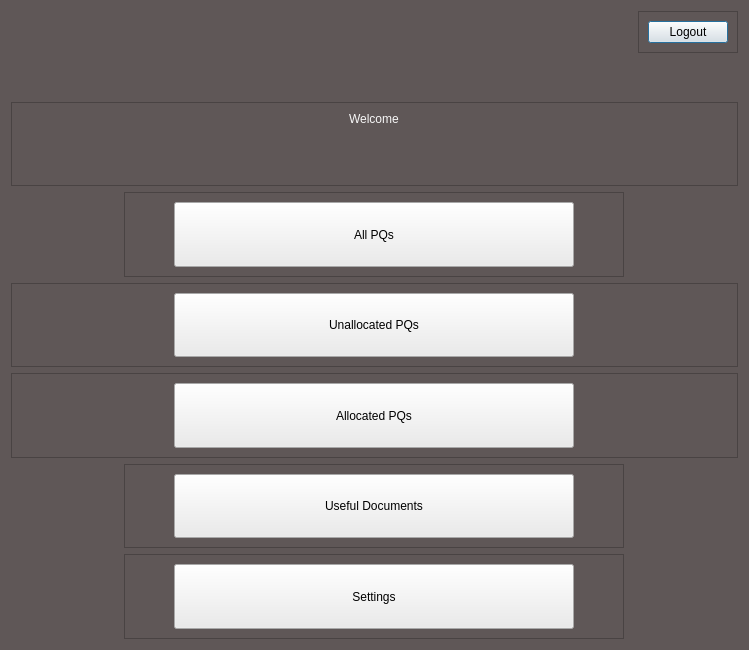
<?xml version="1.0" encoding="UTF-8"?>
<ui version="4.0">
 <class>button_login</class>
 <widget class="QDialog" name="button_login">
  <property name="geometry">
   <rect>
    <x>0</x>
    <y>0</y>
    <width>749</width>
    <height>650</height>
   </rect>
  </property>
  <property name="windowTitle">
   <string>Dialog</string>
  </property>
  <property name="styleSheet">
   <string notr="true">background-color: rgb(95, 87, 87);
font: 11pt &quot;MS Shell Dlg 2&quot;;</string>
  </property>
  <layout class="QVBoxLayout" name="verticalLayout">
   <item alignment="Qt::AlignRight|Qt::AlignTop">
    <widget class="QFrame" name="frame_7">
     <property name="frameShape">
      <enum>QFrame::StyledPanel</enum>
     </property>
     <property name="frameShadow">
      <enum>QFrame::Raised</enum>
     </property>
     <layout class="QVBoxLayout" name="verticalLayout_2">
      <item>
       <widget class="QPushButton" name="home_screen_logout_push_button">
        <property name="styleSheet">
         <string notr="true">background-color: rgb(235, 235, 235);
font: 12pt &quot;MS Shell Dlg 2&quot;;
color: rgb(0, 0, 0);</string>
        </property>
        <property name="text">
         <string>Logout</string>
        </property>
       </widget>
      </item>
     </layout>
    </widget>
   </item>
   <item>
    <widget class="QFrame" name="frame">
     <property name="minimumSize">
      <size>
       <width>161</width>
       <height>0</height>
      </size>
     </property>
     <property name="frameShape">
      <enum>QFrame::StyledPanel</enum>
     </property>
     <property name="frameShadow">
      <enum>QFrame::Raised</enum>
     </property>
     <layout class="QVBoxLayout" name="verticalLayout_3">
      <item alignment="Qt::AlignHCenter|Qt::AlignTop">
       <widget class="QLabel" name="home_screen_welcome_label">
        <property name="styleSheet">
         <string notr="true">color: rgb(247, 247, 247); 
font: 26pt &quot;MS Shell Dlg 2&quot;;</string>
        </property>
        <property name="text">
         <string>Welcome</string>
        </property>
       </widget>
      </item>
     </layout>
    </widget>
   </item>
   <item alignment="Qt::AlignHCenter">
    <widget class="QFrame" name="frame_2">
     <property name="minimumSize">
      <size>
       <width>500</width>
       <height>0</height>
      </size>
     </property>
     <property name="maximumSize">
      <size>
       <width>16777215</width>
       <height>16777215</height>
      </size>
     </property>
     <property name="frameShape">
      <enum>QFrame::StyledPanel</enum>
     </property>
     <property name="frameShadow">
      <enum>QFrame::Raised</enum>
     </property>
     <layout class="QVBoxLayout" name="verticalLayout_4">
      <item alignment="Qt::AlignHCenter">
       <widget class="QPushButton" name="home_screen_all_pqs_push_button">
        <property name="minimumSize">
         <size>
          <width>400</width>
          <height>0</height>
         </size>
        </property>
        <property name="maximumSize">
         <size>
          <width>400</width>
          <height>200</height>
         </size>
        </property>
        <property name="styleSheet">
         <string notr="true">background-color: rgb(235, 235, 235);
font: 16pt &quot;MS Shell Dlg 2&quot;;
color: rgb(0, 0, 0);</string>
        </property>
        <property name="text">
         <string>All PQs</string>
        </property>
       </widget>
      </item>
     </layout>
    </widget>
   </item>
   <item>
    <widget class="QFrame" name="frame_3">
     <property name="minimumSize">
      <size>
       <width>500</width>
       <height>0</height>
      </size>
     </property>
     <property name="frameShape">
      <enum>QFrame::StyledPanel</enum>
     </property>
     <property name="frameShadow">
      <enum>QFrame::Raised</enum>
     </property>
     <layout class="QVBoxLayout" name="verticalLayout_5">
      <item alignment="Qt::AlignHCenter">
       <widget class="QPushButton" name="home_screen_unallocated_pqs_push_button">
        <property name="minimumSize">
         <size>
          <width>400</width>
          <height>0</height>
         </size>
        </property>
        <property name="maximumSize">
         <size>
          <width>400</width>
          <height>200</height>
         </size>
        </property>
        <property name="styleSheet">
         <string notr="true">background-color: rgb(235, 235, 235);
font: 16pt &quot;MS Shell Dlg 2&quot;;
color: rgb(0, 0, 0);</string>
        </property>
        <property name="text">
         <string>Unallocated PQs</string>
        </property>
       </widget>
      </item>
     </layout>
    </widget>
   </item>
   <item>
    <widget class="QFrame" name="frame_4">
     <property name="minimumSize">
      <size>
       <width>500</width>
       <height>0</height>
      </size>
     </property>
     <property name="frameShape">
      <enum>QFrame::StyledPanel</enum>
     </property>
     <property name="frameShadow">
      <enum>QFrame::Raised</enum>
     </property>
     <layout class="QVBoxLayout" name="verticalLayout_6">
      <item alignment="Qt::AlignHCenter">
       <widget class="QPushButton" name="home_screen_allocated_pqs_push_button">
        <property name="minimumSize">
         <size>
          <width>400</width>
          <height>0</height>
         </size>
        </property>
        <property name="maximumSize">
         <size>
          <width>400</width>
          <height>200</height>
         </size>
        </property>
        <property name="styleSheet">
         <string notr="true">background-color: rgb(235, 235, 235);
font: 16pt &quot;MS Shell Dlg 2&quot;;
color: rgb(0, 0, 0);</string>
        </property>
        <property name="text">
         <string>Allocated PQs</string>
        </property>
       </widget>
      </item>
     </layout>
    </widget>
   </item>
   <item alignment="Qt::AlignHCenter">
    <widget class="QFrame" name="frame_5">
     <property name="minimumSize">
      <size>
       <width>500</width>
       <height>0</height>
      </size>
     </property>
     <property name="frameShape">
      <enum>QFrame::StyledPanel</enum>
     </property>
     <property name="frameShadow">
      <enum>QFrame::Raised</enum>
     </property>
     <layout class="QVBoxLayout" name="verticalLayout_7">
      <item alignment="Qt::AlignHCenter">
       <widget class="QPushButton" name="home_screen_useful_documents_push_button">
        <property name="minimumSize">
         <size>
          <width>400</width>
          <height>0</height>
         </size>
        </property>
        <property name="maximumSize">
         <size>
          <width>400</width>
          <height>200</height>
         </size>
        </property>
        <property name="styleSheet">
         <string notr="true">background-color: rgb(235, 235, 235);
font: 16pt &quot;MS Shell Dlg 2&quot;;
color: rgb(0, 0, 0);</string>
        </property>
        <property name="text">
         <string>Useful Documents</string>
        </property>
       </widget>
      </item>
     </layout>
    </widget>
   </item>
   <item alignment="Qt::AlignHCenter">
    <widget class="QFrame" name="frame_6">
     <property name="minimumSize">
      <size>
       <width>500</width>
       <height>0</height>
      </size>
     </property>
     <property name="frameShape">
      <enum>QFrame::StyledPanel</enum>
     </property>
     <property name="frameShadow">
      <enum>QFrame::Raised</enum>
     </property>
     <layout class="QVBoxLayout" name="verticalLayout_8">
      <item alignment="Qt::AlignHCenter">
       <widget class="QPushButton" name="home_screen_settings_push_button">
        <property name="minimumSize">
         <size>
          <width>400</width>
          <height>0</height>
         </size>
        </property>
        <property name="maximumSize">
         <size>
          <width>400</width>
          <height>200</height>
         </size>
        </property>
        <property name="styleSheet">
         <string notr="true">background-color: rgb(235, 235, 235);
font: 16pt &quot;MS Shell Dlg 2&quot;;
color: rgb(0, 0, 0);</string>
        </property>
        <property name="text">
         <string>Settings</string>
        </property>
       </widget>
      </item>
     </layout>
    </widget>
   </item>
  </layout>
 </widget>
 <resources/>
 <connections/>
</ui>
